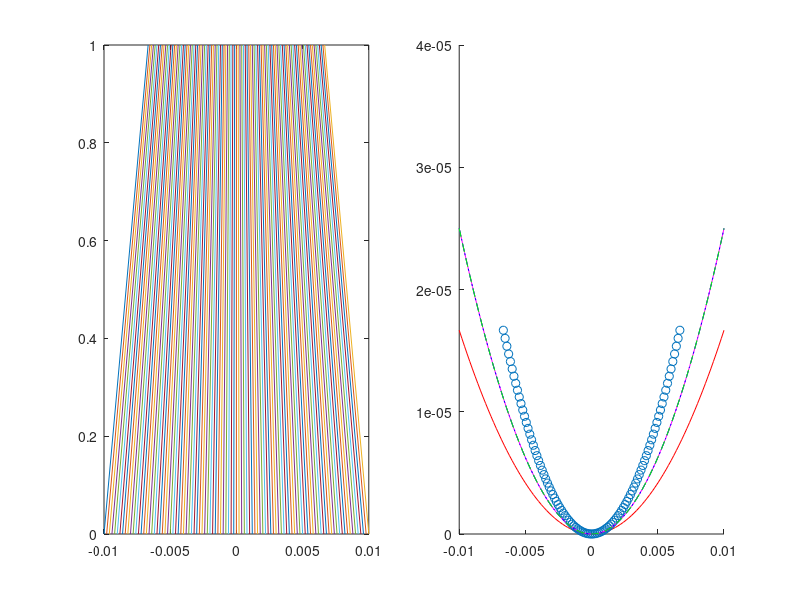

Source code (MATLAB):
% define a profile, propagate a distance, predict and compute profiles
Q = 1e-9;
L = 1;
num_rays = 101;

w1 = 0;
w2 = 1/3;
w3 = 0;
w4 = 0;
w5 = 0;

w = @(x) w1*x + w2*x.^2/2 + w3*x.^3/6 + w4*x.^4/24 + w5*x.^5/120;

rays_start = linspace(-0.01, 0.01, num_rays);
rays_direction = -(w(rays_start + Q) - w(rays_start - Q)) / 2 / Q;
rays_stop = rays_start + rays_direction * L;

gamma = 1 ./ (1 - L*w2);
w_stop1 = @(x) w1*x + gamma*w2*x.^2/2 + gamma.^3*w3*x.^3/6 + gamma.^4*w4*x.^4/24 + gamma^5*w5*x.^5/120;
w_stop2 = @(x) w1*x + gamma*w2*x.^2/2 + gamma.^3*w3*x.^3/6 + gamma.^4*(w4 + 3*L*(gamma*w3^2))*x.^4/24 + gamma^5*w5*x.^5/120;
w_stop3 = @(x) w1*x + gamma*w2*x.^2/2 + gamma.^3*w3*x.^3/6 + gamma.^4*(w4 + 3*L*gamma*w3^2)*x.^4/24 + gamma^5*(w5 + 5*gamma*L*w3*(2*w4+3*L*gamma*w3^2))*x.^5/120;
w_stop3 = @(x) w1*x + gamma*w2*x.^2/2 + gamma.^3*w3*x.^3/6 + gamma.^4*(w4 + 3*L*gamma*w3^2)*x.^4/24 + gamma^5*(w5 + 5*gamma*L*w3*(2*w4+3*L*gamma*w3^2-6*w2^3))*x.^5/120;

figure()
set(gcf, 'Position', get(0,'Screensize')); % Maximize figure.
subplot(1,2,1)
plot([rays_start; rays_stop], [zeros(1, num_rays); L * ones(1, num_rays)]);
subplot(1,2,2)
hold on
plot(rays_start, w(rays_start), 'r-')
plot(rays_stop, w(rays_start), 'o')
plot(rays_start, w_stop3(rays_start), 'm')
plot(rays_start, w_stop2(rays_start), 'b-.')
plot(rays_start, w_stop1(rays_start), 'g--')
ylim([0, 4e-5])

hold off
